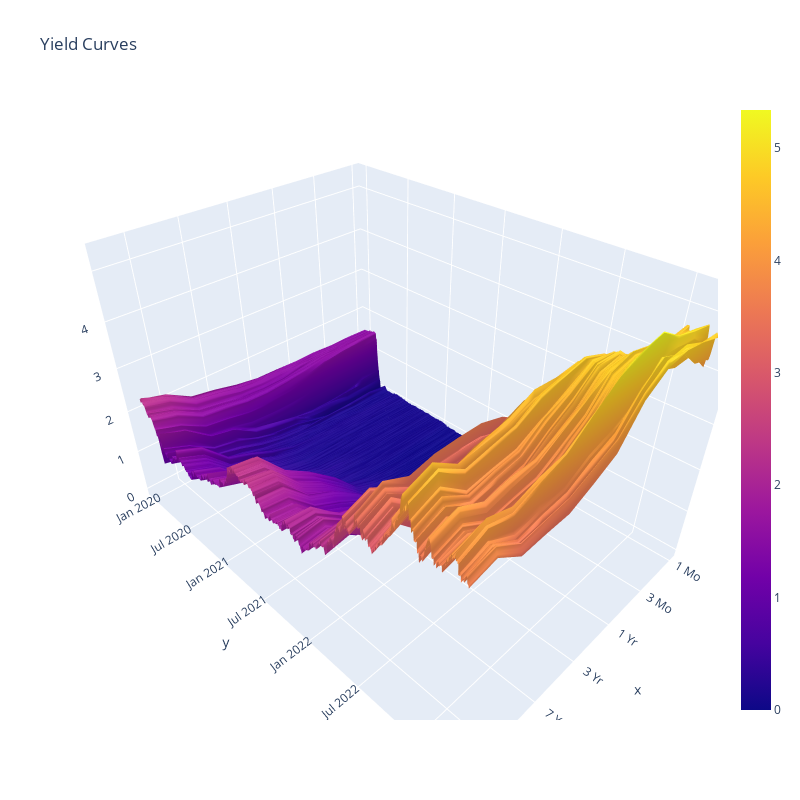

The notebook cell this image was saved under:
### Code cell
x = df.columns
y = df.index
z = df.to_numpy()

fig = go.Figure(data=[go.Surface(x=x, y=y, z=z)])
fig.update_layout(title='Yield Curves',
                  scene = {"aspectratio": {"x": 1, "y": 1.4, "z": 0.9}},
                 autosize=False,
                 height=800, width=800)

### Figure 1 — Plotly figure (JSON) as saved in the notebook; plotly's stock layout.template omitted (floating-point values rounded to 4 significant figures; data arrays with more than 128 entries replaced by an {"elided": "..."} marker saying what was removed)
{"data": [{"type": "surface", "x": ["1 Mo", "2 Mo", "3 Mo", "6 Mo", "1 Yr", "2 Yr", "3 Yr", "5 Yr", "7 Yr", "10 Yr", "20 Yr", "30 Yr"], "y": {"elided": "815 str values"}, "z": {"elided": "815x12 float values"}}], "layout": {"autosize": false, "height": 800, "scene": {"aspectratio": {"x": 1, "y": 1.4, "z": 0.9}}, "title": {"text": "Yield Curves"}, "width": 800}}
